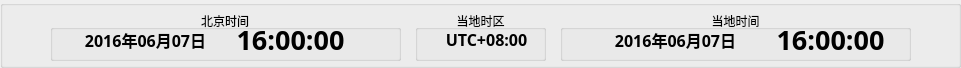
     <widget class="QGroupBox" name="groupBox_6">
      <property name="geometry">
       <rect>
        <x>30</x>
        <y>10</y>
        <width>961</width>
        <height>68</height>
       </rect>
      </property>
      <property name="title">
       <string/>
      </property>
      <widget class="QGroupBox" name="groupBox_8">
       <property name="geometry">
        <rect>
         <x>50</x>
         <y>10</y>
         <width>351</width>
         <height>51</height>
        </rect>
       </property>
       <property name="title">
        <string>北京时间</string>
       </property>
       <property name="alignment">
        <set>Qt::AlignCenter</set>
       </property>
       <widget class="QLabel" name="label_subBeijingDate">
        <property name="geometry">
         <rect>
          <x>30</x>
          <y>16</y>
          <width>131</width>
          <height>27</height>
         </rect>
        </property>
        <property name="font">
         <font>
          <family>新宋体</family>
          <pointsize>12</pointsize>
          <weight>75</weight>
          <bold>true</bold>
         </font>
        </property>
        <property name="text">
         <string>2016年06月07日</string>
        </property>
        <property name="alignment">
         <set>Qt::AlignCenter</set>
        </property>
       </widget>
       <widget class="QLabel" name="label_subBeijingTime_HM">
        <property name="geometry">
         <rect>
          <x>180</x>
          <y>16</y>
          <width>121</width>
          <height>27</height>
         </rect>
        </property>
        <property name="font">
         <font>
          <family>新宋体</family>
          <pointsize>20</pointsize>
          <weight>75</weight>
          <bold>true</bold>
         </font>
        </property>
        <property name="text">
         <string>16:00:00</string>
        </property>
        <property name="alignment">
         <set>Qt::AlignCenter</set>
        </property>
       </widget>
      </widget>
      <widget class="QGroupBox" name="groupBox_9">
       <property name="geometry">
        <rect>
         <x>560</x>
         <y>10</y>
         <width>351</width>
         <height>51</height>
        </rect>
       </property>
       <property name="title">
        <string>当地时间</string>
       </property>
       <property name="alignment">
        <set>Qt::AlignCenter</set>
       </property>
       <widget class="QLabel" name="label_subLocalTime_HM">
        <property name="geometry">
         <rect>
          <x>210</x>
          <y>16</y>
          <width>121</width>
          <height>27</height>
         </rect>
        </property>
        <property name="font">
         <font>
          <family>新宋体</family>
          <pointsize>20</pointsize>
          <weight>75</weight>
          <bold>true</bold>
         </font>
        </property>
        <property name="text">
         <string>16:00:00</string>
        </property>
        <property name="alignment">
         <set>Qt::AlignCenter</set>
        </property>
       </widget>
       <widget class="QLabel" name="label_subLocalDate">
        <property name="geometry">
         <rect>
          <x>50</x>
          <y>16</y>
          <width>131</width>
          <height>27</height>
         </rect>
        </property>
        <property name="font">
         <font>
          <family>新宋体</family>
          <pointsize>12</pointsize>
          <weight>75</weight>
          <bold>true</bold>
         </font>
        </property>
        <property name="text">
         <string>2016年06月07日</string>
        </property>
        <property name="alignment">
         <set>Qt::AlignCenter</set>
        </property>
       </widget>
      </widget>
      <widget class="QGroupBox" name="groupBox_10">
       <property name="geometry">
        <rect>
         <x>415</x>
         <y>10</y>
         <width>131</width>
         <height>51</height>
        </rect>
       </property>
       <property name="title">
        <string>当地时区</string>
       </property>
       <property name="alignment">
        <set>Qt::AlignCenter</set>
       </property>
       <widget class="QLabel" name="label_subLocalTimeZone">
        <property name="geometry">
         <rect>
          <x>26</x>
          <y>16</y>
          <width>91</width>
          <height>27</height>
         </rect>
        </property>
        <property name="font">
         <font>
          <family>新宋体</family>
          <pointsize>12</pointsize>
          <weight>75</weight>
          <bold>true</bold>
         </font>
        </property>
        <property name="text">
         <string>UTC+08:00</string>
        </property>
        <property name="alignment">
         <set>Qt::AlignCenter</set>
        </property>
       </widget>
      </widget>
     </widget>
